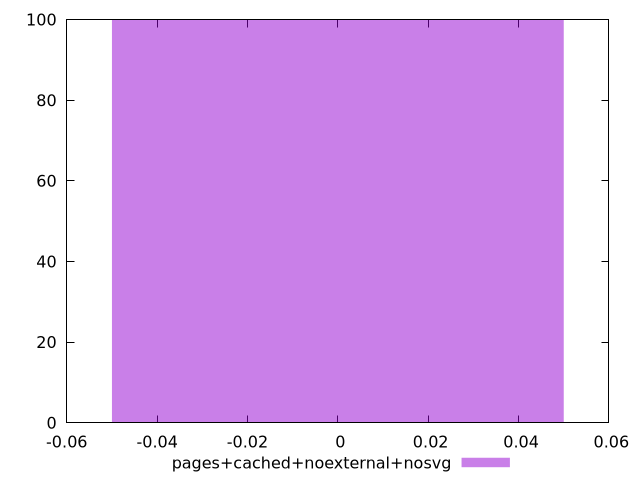

Reproduce this figure in gnuplot.
$_pagesCachedNoexternalNosvg <<EOF
0 100
EOF
set key outside below
set terminal pngcairo
set output "report_00005_2020-11-02T22-26-11.212Z/unused-javascript/pages+cached+noexternal+nosvg//raw_hist.png"
set yrange [0:100]
set boxwidth 0.1
set style fill transparent solid 0.5 noborder
plot $_pagesCachedNoexternalNosvg title "pages+cached+noexternal+nosvg" with boxes ,
